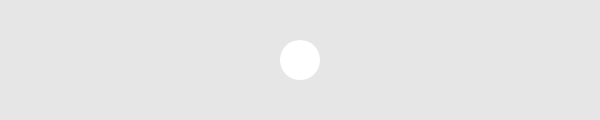
Frame 1 (no input)
Frame 60 (no input): identical to frame 1, image omitted
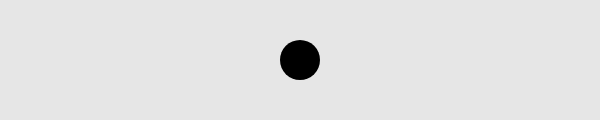
Frame 120 (the mouse pressed at the canvas centre since frame 60)

The p5.js sketch that drew these frames (run headless with seeded random() and noise() and a simulated clock; from frame 60 on, the mouse is pressed at the canvas centre):

// p5.js sketch
// ── sketch.js
var x, y;
var diameter;

function setup() {
  createCanvas(600, 120);
  ellipseMode(CENTER);
  noStroke();

  x = 300;
  y = 60;
  diameter = 40;
}

function draw() {
  background(230);
  var d = dist(mouseX, mouseY, x, y);
  if (d < diameter/2) {
    fill(0);
  } else {
    fill(255);
  }
  ellipse(x, y, diameter, diameter);
}
